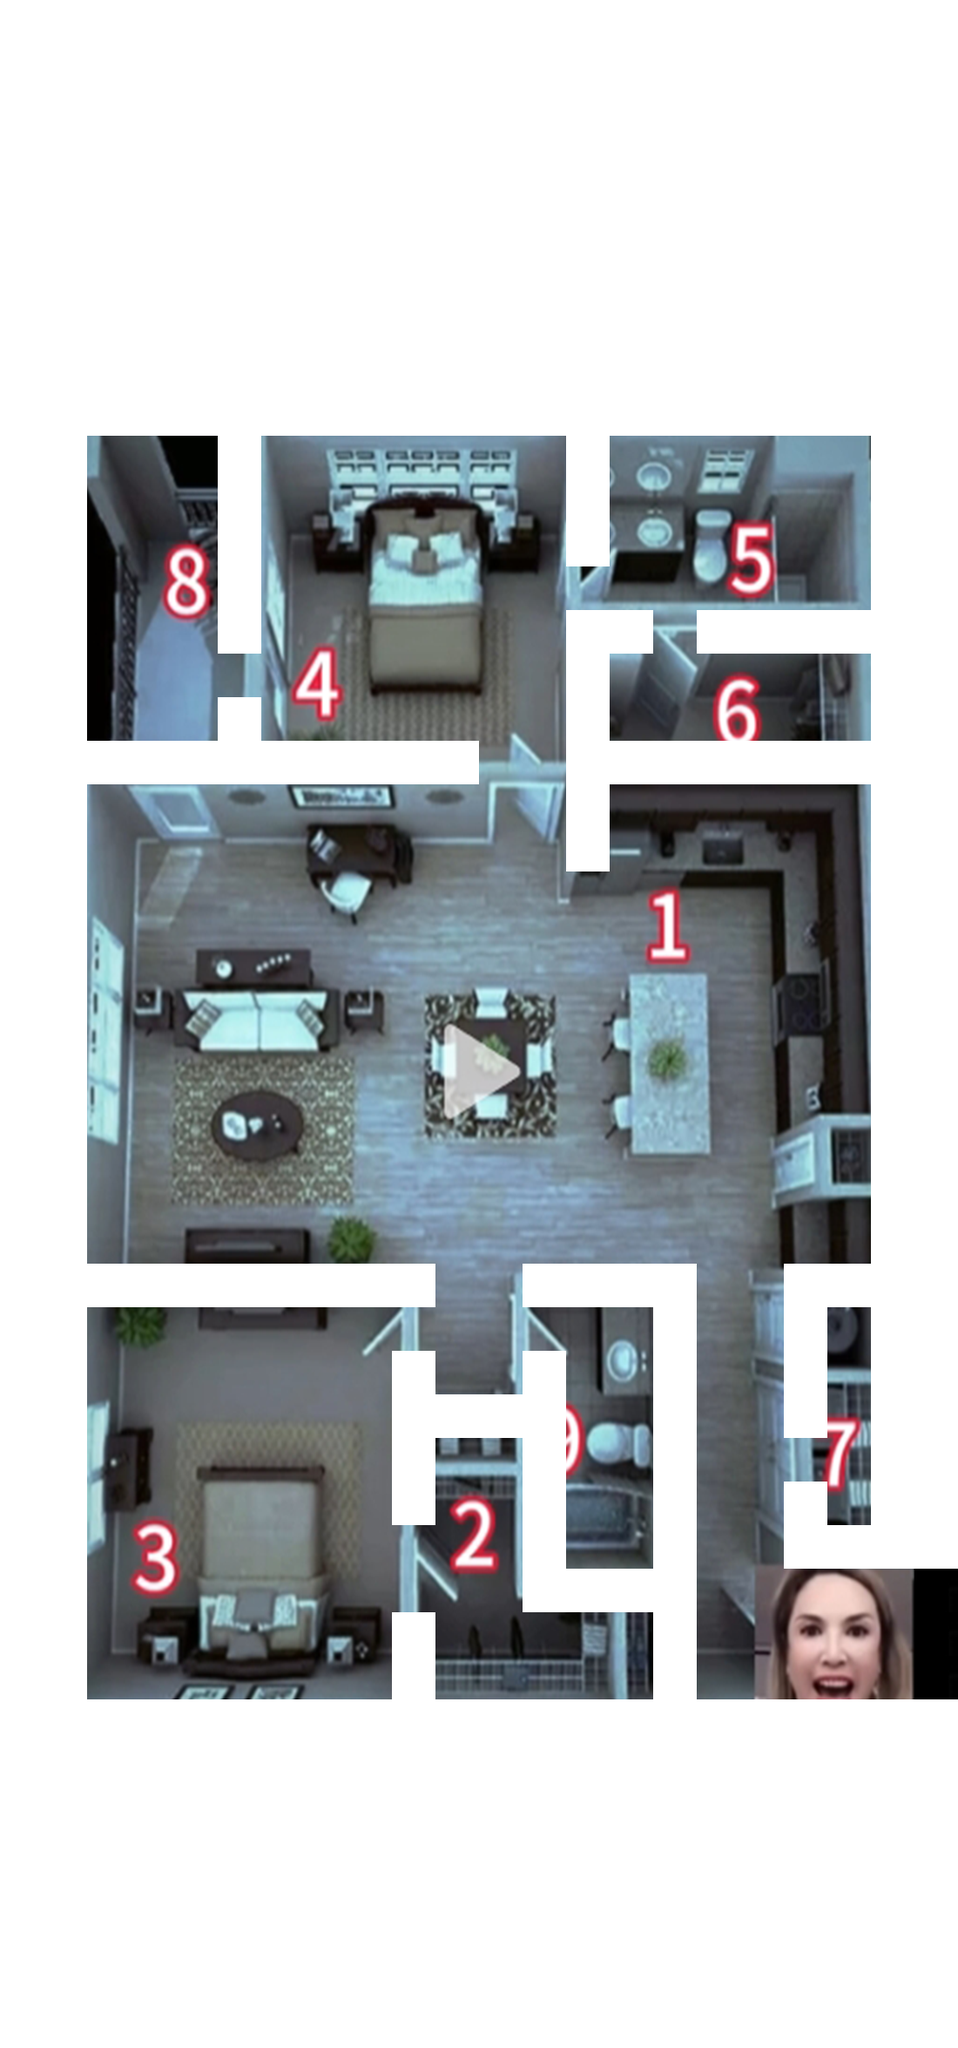

Below is a game level as drawn by its tile map, then a one-line description and the .tmx file that defines it, in full:
An orthogonal 22x47 tile map with 50x50 px tiles, 2 tile layers (Map, AStar).

<map version="1.0" orientation="orthogonal" renderorder="right-down" width="22" height="47" tilewidth="50" tileheight="50">
 <tileset firstgid="1" source="微信截图_20250418092560.tsx" />
 <layer name="Map" width="22" height="47">
  <data encoding="csv">
169,169,169,169,169,169,169,169,169,169,169,169,169,169,169,169,169,169,169,169,169,169,
169,169,169,169,169,169,169,169,169,169,169,169,169,169,169,169,169,169,169,169,169,169,
169,169,169,169,169,169,169,169,169,169,169,169,169,169,169,169,169,169,169,169,169,169,
169,169,169,169,169,169,169,169,169,169,169,169,169,169,169,169,169,169,169,169,169,169,
169,169,169,169,169,169,169,169,169,169,169,169,169,169,169,169,169,169,169,169,169,169,
169,169,169,169,169,169,169,169,169,169,169,169,169,169,169,169,169,169,169,169,169,169,
169,169,169,169,169,169,169,169,169,169,169,169,169,169,169,169,169,169,169,169,169,169,
169,169,169,169,169,169,169,169,169,169,169,169,169,169,169,169,169,169,169,169,169,169,
169,169,169,169,169,169,169,169,169,169,169,169,169,169,169,169,169,169,169,169,169,169,
169,169,171,172,173,174,175,176,177,178,179,180,181,182,183,184,185,186,187,188,189,169,
169,169,192,193,194,195,196,197,198,199,200,201,202,203,204,205,206,207,208,209,210,169,
169,169,213,214,215,216,217,218,219,220,221,222,223,224,225,226,227,228,229,230,231,169,
169,169,234,235,236,237,238,239,240,241,242,243,244,245,246,247,248,249,250,251,252,169,
169,169,255,256,257,258,259,260,261,262,263,264,265,266,267,268,269,270,271,272,273,169,
169,169,276,277,278,279,280,281,282,283,284,285,286,287,288,289,290,291,292,293,294,169,
169,169,297,298,299,300,301,302,303,304,305,306,307,308,309,310,311,312,313,314,315,169,
169,169,318,319,320,321,322,323,324,325,326,327,328,329,330,331,332,333,334,335,336,169,
169,169,339,340,341,342,343,344,345,346,347,348,349,350,351,352,353,354,355,356,357,169,
169,169,360,361,362,363,364,365,366,367,368,369,370,371,372,373,374,375,376,377,378,169,
169,169,381,382,383,384,385,386,387,388,389,390,391,392,393,394,395,396,397,398,399,169,
169,169,402,403,404,405,406,407,408,409,410,411,412,413,414,415,416,417,418,419,420,169,
169,169,423,424,425,426,427,428,429,430,431,432,433,434,435,436,437,438,439,440,441,169,
169,169,444,445,446,447,448,449,450,451,452,453,454,455,456,457,458,459,460,461,462,169,
169,169,465,466,467,468,469,470,471,472,473,474,475,476,477,478,479,480,481,482,483,169,
169,169,486,487,488,489,490,491,492,493,494,495,496,497,498,499,500,501,502,503,504,169,
169,169,507,508,509,510,511,512,513,514,515,516,517,518,519,520,521,522,523,524,525,169,
169,169,528,529,530,531,532,533,534,535,536,537,538,539,540,541,542,543,544,545,546,169,
169,169,549,550,551,552,553,554,555,556,557,558,559,560,561,562,563,564,565,566,567,169,
169,169,570,571,572,573,574,575,576,577,578,579,580,581,582,583,584,585,586,587,588,169,
169,169,591,592,593,594,595,596,597,598,599,600,601,602,603,604,605,606,607,608,609,169,
169,169,612,613,614,615,616,617,618,619,620,621,622,623,624,625,626,627,628,629,630,169,
169,169,633,634,635,636,637,638,639,640,641,642,643,644,645,646,647,648,649,650,651,169,
169,169,654,655,656,657,658,659,660,661,662,663,664,665,666,667,668,669,670,671,672,169,
169,169,675,676,677,678,679,680,681,682,683,684,685,686,687,688,689,690,691,692,693,169,
169,169,696,697,698,699,700,701,702,703,704,705,706,707,708,709,710,711,712,713,714,169,
169,169,717,718,719,720,721,722,723,724,725,726,727,728,729,730,731,732,733,734,735,169,
169,169,738,739,740,741,742,743,744,745,746,747,748,749,750,751,752,753,754,755,756,169,
169,169,759,760,761,762,763,764,765,766,767,768,769,770,771,772,773,774,775,776,777,169,
169,169,780,781,782,783,784,785,786,787,788,789,790,791,792,793,794,795,796,797,798,169,
169,169,801,802,803,804,805,806,807,808,809,810,811,812,813,814,815,816,817,818,819,169,
169,169,169,169,169,169,169,169,169,169,169,169,169,169,169,169,169,169,169,169,169,169,
169,169,169,169,169,169,169,169,169,169,169,169,169,169,169,169,169,169,169,169,169,169,
169,169,169,169,169,169,169,169,169,169,169,169,169,169,169,169,169,169,169,169,169,169,
169,169,169,169,169,169,169,169,169,169,169,169,169,169,169,169,169,169,169,169,169,169,
169,169,169,169,169,169,169,169,169,169,169,169,169,169,169,169,169,169,169,169,169,169,
169,169,169,169,169,169,169,169,169,169,169,169,169,169,169,169,169,169,169,169,169,169,
169,169,169,169,169,169,169,169,169,169,169,169,169,169,169,169,169,169,169,169,169,169
</data>
 </layer>
 <layer name="AStar" width="22" height="47">
  <data encoding="csv">
67,67,67,67,67,67,67,67,67,67,67,67,67,67,67,67,67,67,67,67,67,67,
67,67,67,67,67,67,67,67,67,67,67,67,67,67,67,67,67,67,67,67,67,67,
67,67,67,67,67,67,67,67,67,67,67,67,67,67,67,67,67,67,67,67,67,67,
67,67,67,67,67,67,67,67,67,67,67,67,67,67,67,67,67,67,67,67,67,67,
67,67,67,67,67,67,67,67,67,67,67,67,67,67,67,67,67,67,67,67,67,67,
67,67,67,67,67,67,67,67,67,67,67,67,67,67,67,67,67,67,67,67,67,67,
67,67,67,67,67,67,67,67,67,67,67,67,67,67,67,67,67,67,67,67,67,67,
67,67,67,67,67,67,67,67,67,67,67,67,67,67,67,67,67,67,67,67,67,67,
67,67,67,67,67,67,67,67,67,67,67,67,67,67,67,67,67,67,67,67,67,65,
67,65,65,65,65,65,65,65,65,65,65,65,65,65,65,65,65,65,65,65,65,65,
67,65,0,0,0,65,0,0,0,0,0,0,0,65,0,0,0,0,0,0,65,65,
67,65,0,0,0,65,0,0,0,0,0,0,0,65,0,0,0,0,0,0,65,65,
67,65,0,0,0,65,0,0,0,0,0,0,0,65,0,0,0,0,0,0,65,65,
67,65,0,0,0,65,0,0,0,0,0,0,0,0,0,0,0,0,0,0,65,65,
67,65,0,0,0,65,0,0,0,0,0,0,0,65,65,0,65,65,65,65,65,65,
67,65,0,0,0,0,0,0,0,0,0,0,0,65,0,0,0,0,0,0,65,65,
67,65,0,0,0,65,0,0,0,0,0,0,0,65,0,0,0,0,0,0,65,65,
67,65,65,65,65,65,65,65,65,65,65,0,0,65,65,65,65,65,65,65,65,65,
67,65,0,0,0,0,0,0,0,0,0,0,0,65,0,0,0,0,0,0,65,65,
67,65,0,0,0,0,0,0,0,0,0,0,0,65,0,0,0,0,0,0,65,65,
67,65,0,0,0,0,0,0,0,0,0,0,0,0,0,0,0,0,0,0,65,65,
67,65,0,0,0,0,0,0,0,0,0,0,0,0,0,0,0,0,0,0,65,65,
67,65,0,0,0,0,0,0,0,0,0,0,0,0,0,0,0,0,0,0,65,65,
67,65,0,0,0,0,0,0,0,0,0,0,0,0,0,0,0,0,0,0,65,65,
67,65,0,0,0,0,0,0,0,0,0,0,0,0,0,0,0,0,0,0,65,65,
67,65,0,0,0,0,0,0,0,0,0,0,0,0,0,0,0,0,0,0,65,65,
67,65,0,0,0,0,0,0,0,0,0,0,0,0,0,0,0,0,0,0,65,65,
67,65,0,0,0,0,0,0,0,0,0,0,0,0,0,0,0,0,0,0,65,65,
67,65,0,0,0,0,0,0,0,0,0,0,0,0,0,0,0,0,0,0,65,65,
67,65,65,65,65,65,65,65,65,65,0,0,65,65,65,65,0,0,108,108,65,65,
67,65,0,0,0,0,0,0,0,0,0,0,0,0,0,65,0,0,90,0,65,65,
67,65,0,0,0,0,0,0,0,65,0,0,65,0,0,65,0,0,90,0,65,65,
67,65,0,0,0,0,0,0,0,65,65,65,65,0,0,65,0,0,90,0,65,65,
67,65,0,0,0,0,0,0,0,65,0,0,65,0,0,65,0,0,0,0,65,65,
67,65,0,0,0,0,0,0,0,65,0,0,65,0,0,65,0,0,90,0,65,65,
67,65,0,0,0,0,0,0,0,0,0,0,65,0,0,65,0,0,90,90,90,65,
67,65,0,0,0,0,0,0,0,0,0,0,65,65,65,65,0,0,0,0,0,0,
67,65,0,0,0,0,0,0,0,65,0,0,0,0,0,65,0,0,0,0,0,0,
67,65,0,0,0,0,0,0,0,65,0,0,0,0,0,65,0,0,0,0,0,0,
67,65,65,65,65,65,65,65,65,65,65,65,65,65,65,65,65,65,65,44,44,44,
67,67,67,67,67,67,67,67,67,67,67,67,67,67,67,67,67,67,67,44,44,44,
67,67,67,67,67,67,67,67,67,67,67,67,67,67,67,67,67,67,67,44,44,44,
67,67,67,67,67,67,67,67,67,67,67,67,67,67,67,67,67,67,67,44,44,44,
67,67,67,67,67,67,67,67,67,67,67,67,67,67,67,67,67,67,67,44,44,44,
67,67,67,67,67,67,67,67,67,67,67,67,67,67,67,67,67,67,67,67,67,67,
67,67,67,67,67,67,67,67,67,67,67,67,67,67,67,67,67,67,67,67,67,67,
67,67,67,67,67,67,67,67,67,67,67,67,67,67,67,67,67,67,67,67,67,67
</data>
 </layer>
</map>
